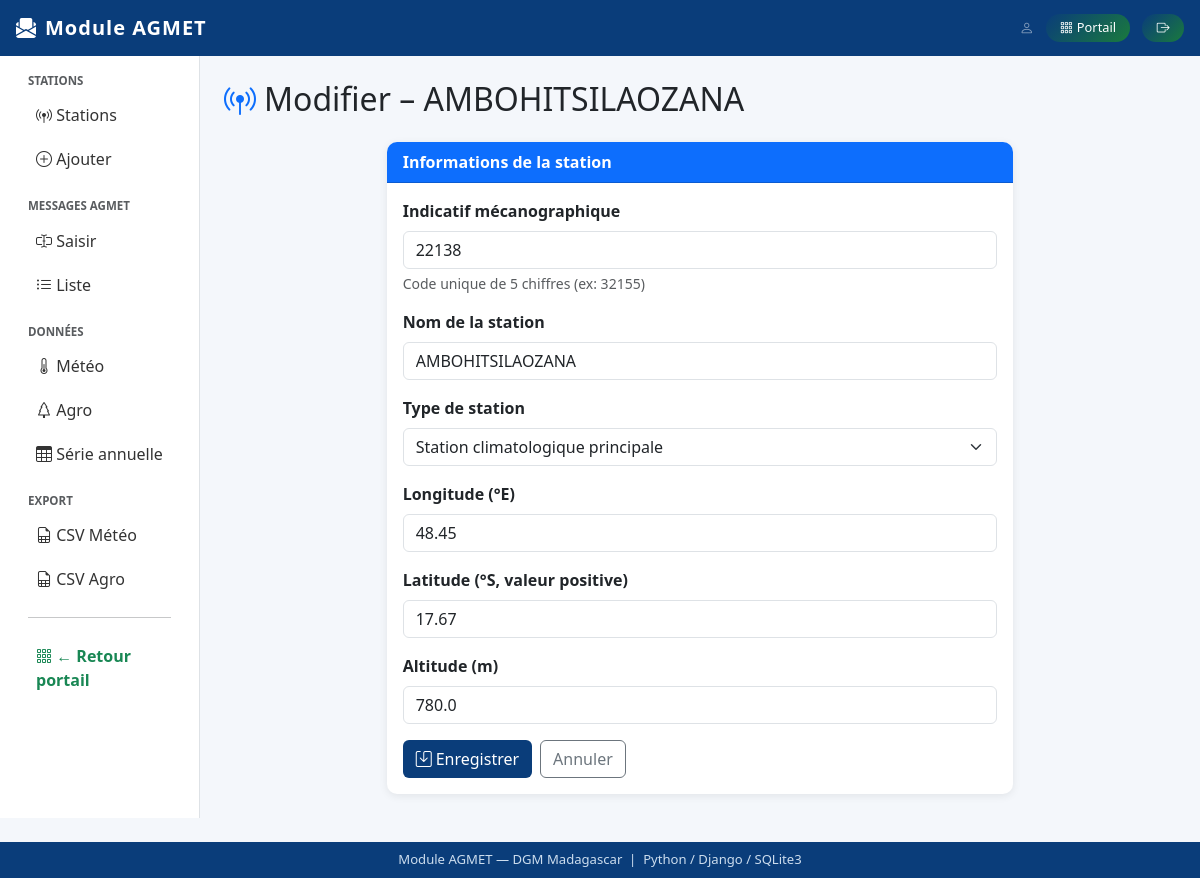
/agmet/stations/1/modifier/, run on the app's committed database.
### agmet/models.py (models this page shows, shortened)
class Station(models.Model):
    TYPE_CHOICES = [
        ('1', 'Station synoptique (OMM)'),
        ('2', 'Station agro-météorologique'),
        ('3', 'Station climatologique principale'),
        ('4', 'Station climatologique ordinaire'),
        ('5', 'Poste pluviométrique'),
        ('6', 'Poste pluviométrique et agro-météorologique'),
        ('9', 'Type indéterminé'),
    ]
    identification = models.CharField(
        max_length=5,
        unique=True,
        verbose_name="Indicatif mécanographique",
        help_text="Code unique de 5 chiffres (ex: 32155)"
    )
    nom = models.CharField(max_length=100, verbose_name="Nom de la station")
    type_station = models.CharField(
        max_length=1,
        choices=TYPE_CHOICES,
        default='2',
        verbose_name="Type de station"
    )
    longitude = models.FloatField(verbose_name="Longitude (°E)")
    latitude = models.FloatField(verbose_name="Latitude (°S, valeur positive)")
    altitude = models.FloatField(null=True, blank=True, verbose_name="Altitude (m)")
    class Meta:
        verbose_name = "Station"
        verbose_name_plural = "Stations"
        ordering = ['nom']

### agmet/views.py (the view)
# urls.py: path('stations/<int:pk>/modifier/',  views.station_modifier,   name='station_modifier'),
def station_modifier(request, pk):
    station = get_object_or_404(Station, pk=pk)
    if request.method == 'POST':
        form = StationForm(request.POST, instance=station)
        if form.is_valid():
            form.save()
            messages.success(request, "Station mise à jour.")
            return redirect('station_detail', pk=pk)
    else:
        form = StationForm(instance=station)
    return render(request, 'agmet/station_form.html', {'form': form, 'titre': f'Modifier – {station.nom}'})

### agmet/forms.py
class StationForm(forms.ModelForm):
    class Meta:
        model = Station
        fields = ['identification', 'nom', 'type_station', 'longitude', 'latitude', 'altitude']
        widgets = {
            'identification': forms.TextInput(attrs={'class': 'form-control', 'placeholder': 'Ex: 32155'}),
            'nom':            forms.TextInput(attrs={'class': 'form-control'}),
            'type_station':   forms.Select(attrs={'class': 'form-select'}),
            'longitude':      forms.NumberInput(attrs={'class': 'form-control', 'step': '0.01'}),
            'latitude':       forms.NumberInput(attrs={'class': 'form-control', 'step': '0.01'}),
            'altitude':       forms.NumberInput(attrs={'class': 'form-control', 'step': '1'}),
        }

### agmet/templates/agmet/station_form.html (shortened to what this page needs)
{% extends 'agmet/base.html' %}
{% block content %}
<h2 class="mb-4"><i class="bi bi-broadcast-pin me-2 text-primary"></i>{{ titre }}</h2>
<div class="row justify-content-center">
  <div class="col-md-8">
    <div class="card">
      <div class="card-header bg-primary text-white">Informations de la station</div>
      <div class="card-body">
        <form method="post">
          {% for field in form %}
          <div class="mb-3">
            <label class="form-label fw-bold">{{ field.label }}</label>
            {{ field }}
            {% if field.help_text %}<div class="form-text">{{ field.help_text }}</div>{% endif %}
          </div>
          {% endfor %}
          <div class="d-flex gap-2">
            <button type="submit" class="btn btn-dgm"><i class="bi bi-save me-1"></i>Enregistrer</button>
            <a href="{% url 'station_liste' %}" class="btn btn-outline-secondary">Annuler</a>
          </div>
        </form>
      </div>
    </div>
  </div>
</div>
{% endblock %}

### agmet/templates/agmet/base.html (style rules this page uses)
:root { --dgm-bleu:#0a3d7a; --dgm-ciel:#e8f4fd; }
body { background:#f4f7fb; font-family:'Segoe UI',sans-serif; }
.card { border:none; box-shadow:0 2px 8px rgba(0,0,0,.08); border-radius:10px; }
.card-header { border-radius:10px 10px 0 0 !important; font-weight:600; }
.btn-dgm { background:var(--dgm-bleu); color:#fff; }

### data on the page
Station: form "22138" "AMBOHITSILAOZANA" "Station climatologique principale" "48.45" "17.67" "780.0"

### other printed values
{{ titre }} "Modifier – AMBOHITSILAOZANA"
{{ field.label }} "Indicatif mécanographique" "Nom de la station" "Type de station" "Longitude (°E)" "Latitude (°S, valeur positive)" "Altitude (m)"
{{ field.help_text }} "Code unique de 5 chiffres (ex: 32155)"
